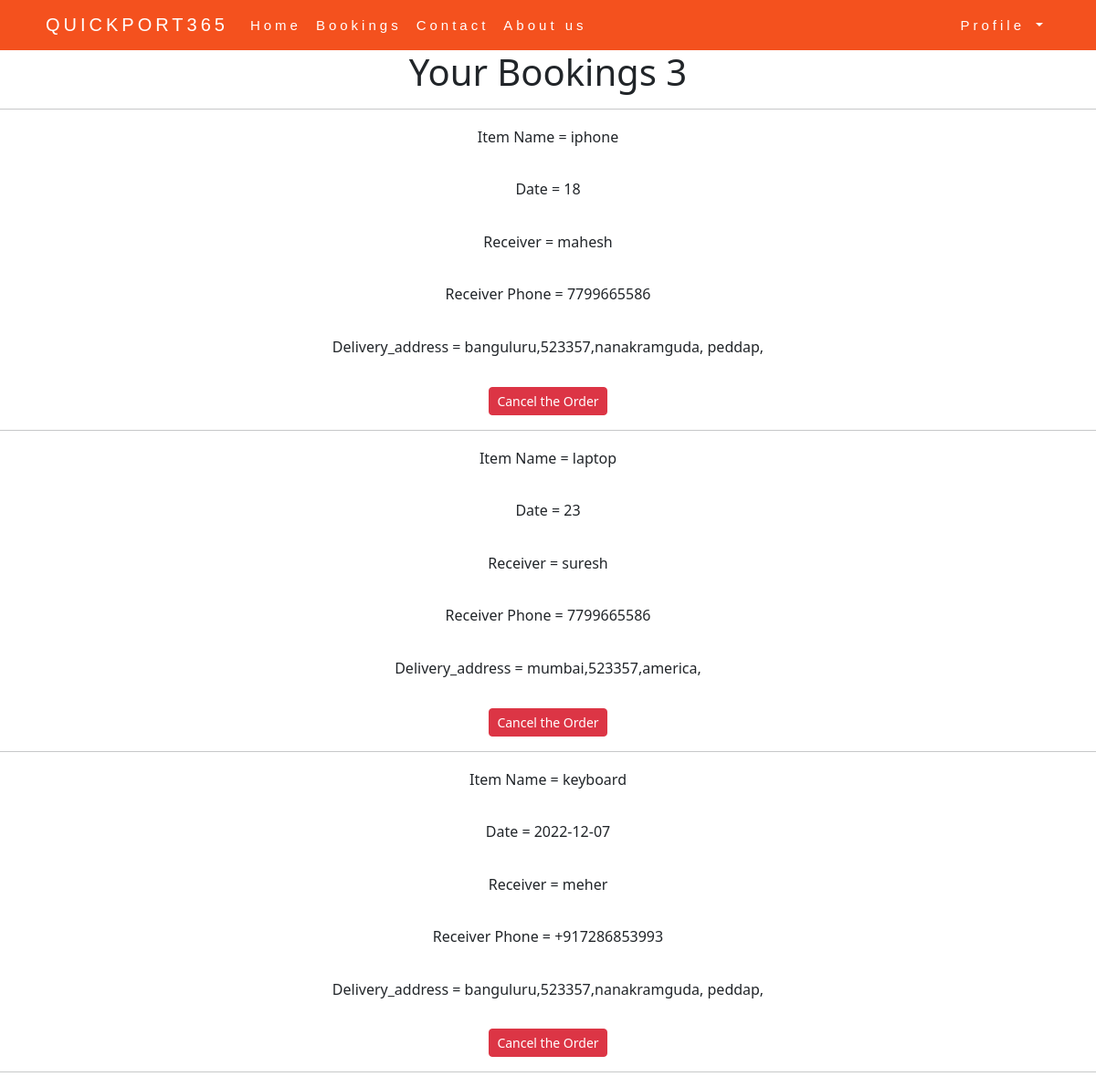
The app's page /bookings (signed in) with its own data.
### tables this page shows
CREATE TABLE orderdetails (id INTEGER PRIMARY KEY AUTOINCREMENT, user text, itemname text, itemweight text,date text, receiver text, receiver_phone text, service text, price text, delivery_address text, originpin text destinationpin, destinationpin text);

### app.py (the view)
@app.route('/bookings')
def user_bookings():
    superuser = False
    if session.get('user'):
        user = session['user']
    else:
        flash('Login to continue')
        return redirect('/login')
    with sqlite3.connect('database.db') as con:
        con.row_factory = sqlite3.Row
        cur = con.execute('select * from orderdetails where user=?', (user,))
        rows = cur.fetchall()
    return render_template('bookings.html', rows=rows, total=len(rows), superuser=superuser)

### templates/bookings.html (shortened to what this page needs)
{% extends 'base.html' %}
{% block content %}
<head>
</head>
<body>
<center>
<h1>Your Bookings  {{total}}</h1><hr>
{% for order in rows %}
Item Name = {{order.itemname}}<br><br>
Date = {{order.date}}<br><br>
Receiver = {{order.receiver}}<br><br>
Receiver Phone = {{order.receiver_phone}}<br><br>
    Delivery_address = {{order.delivery_address}}<br><br>
<a href="/cancel/{{order.id}}" class="btn btn-danger btn-sm">Cancel the Order</a><hr>
{% endfor %}</center>
</body>
</body>
</html>
{% endblock %}

### templates/base.html (shortened to what this page needs)
<head>
    <link href="https://cdn.jsdelivr.net/npm/bootstrap@5.2.3/dist/css/bootstrap.min.css" rel="stylesheet"
>
</head>
<body>
<nav class="navbar navbar-expand-sm navbar-custom">
    <div class="container-fluid">
        <a class="navbar-brand" href="/">QUICKPORT365</a>
        <div class="collapse navbar-collapse" id="navbarNavDropdown">
            <ul class="navbar-nav">
                {% if not superuser %}
                <li class="nav-item">
                    <a class="nav-link active" aria-current="page" href="/">Home</a>
                </li>
                <li class="nav-item">
                    <a class="nav-link" href="/bookings">Bookings</a>
                </li>
                <li class="nav-item">
                    <a class="nav-link" href="/contact">Contact</a>
                </li>
                 <li class="nav-item">
                    <a class="nav-link" href="/about">About us</a>
                </li>
                {% endif %}
            </ul>
        </div>
        <ul class="nav navbar-nav navbar-right">
            {% if user==None %}
            </li>
            <a class="nav-link " href="/register">Signup</a></li>
            </li>
            <a class="nav-link" href="/login">Login</a></li>
            {% else %}
            <li class="nav-item dropdown">
                <a class="nav-link dropdown-toggle" href="#" role="button" data-bs-toggle="dropdown"
                   aria-expanded="false">
                    Profile
                </a>
                {% endif %}
        </ul>
    </div>
</nav>
</body>
</html>
{% block content %}
{% endblock %}

### templates/base.html (style rules this page uses)
.navbar { margin-bottom: 0; background-color: #f4511e; z-index: 9999; border: 0; font-size: 15px !important; line-height: 1.42857143 !important; letter-spacing: 4px; border-radius: 0; font-family: Montserrat, sans-serif; }
.navbar li a, .navbar .navbar-brand { color: #fff !important; }
.container-fluid { padding: 0px 50px; }
body { font: 400 15px ; line-height: 1.8; color: #8; }

### records on screen
orderdetails: itemname "iphone", date "18", receiver "mahesh", receiver_phone "7799665586", delivery_address "banguluru,523357,nanakramguda, peddap,"
orderdetails: itemname "laptop", date "23", receiver "suresh", receiver_phone "7799665586", delivery_address "mumbai,523357,america,"
orderdetails: itemname "keyboard", date "2022-12-07", receiver "meher", receiver_phone "+917286853993", delivery_address "banguluru,523357,nanakramguda, peddap,"

### other values on screen
{{ total }} "3"
